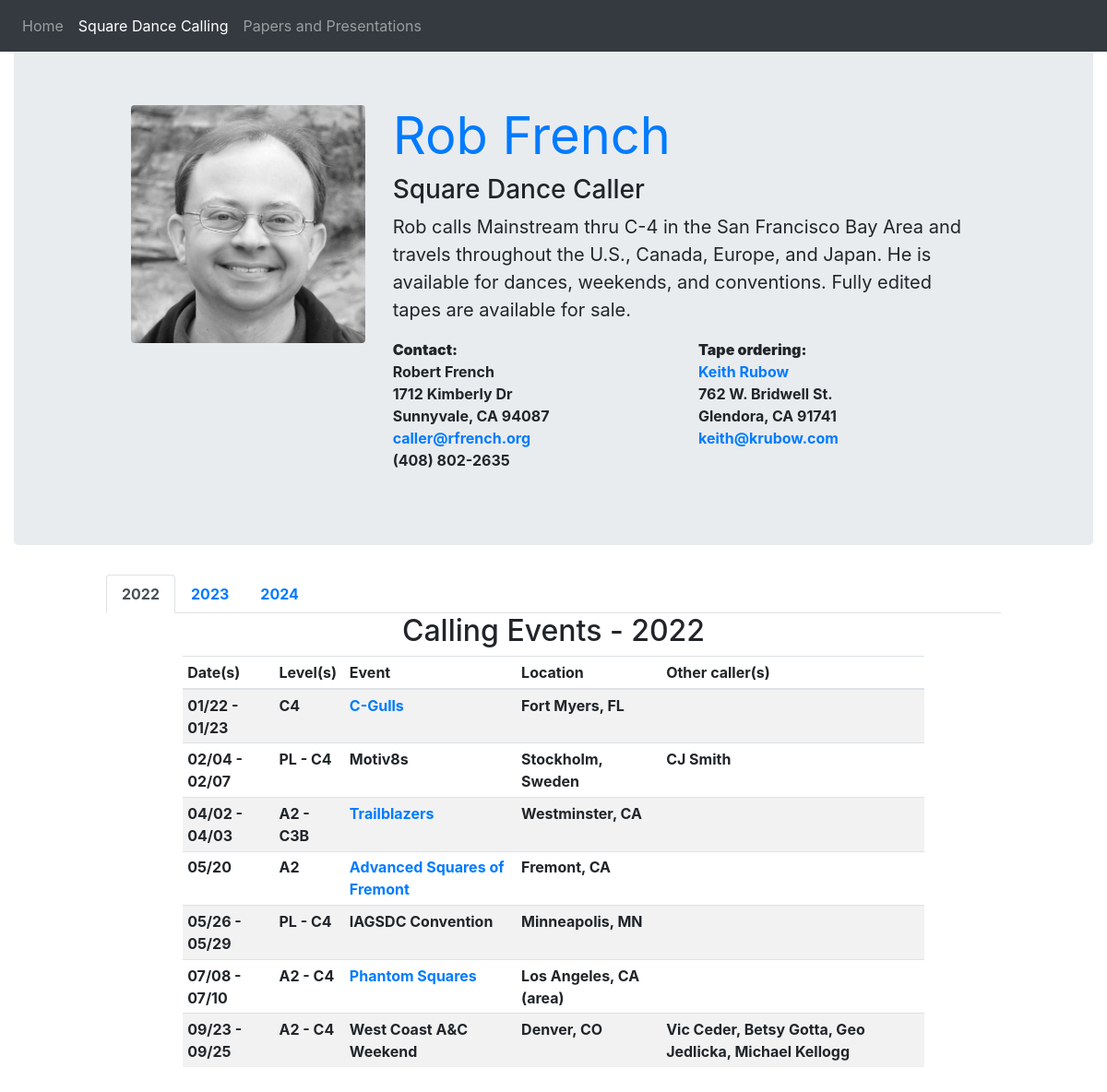
Page /calling on the earlier database version.
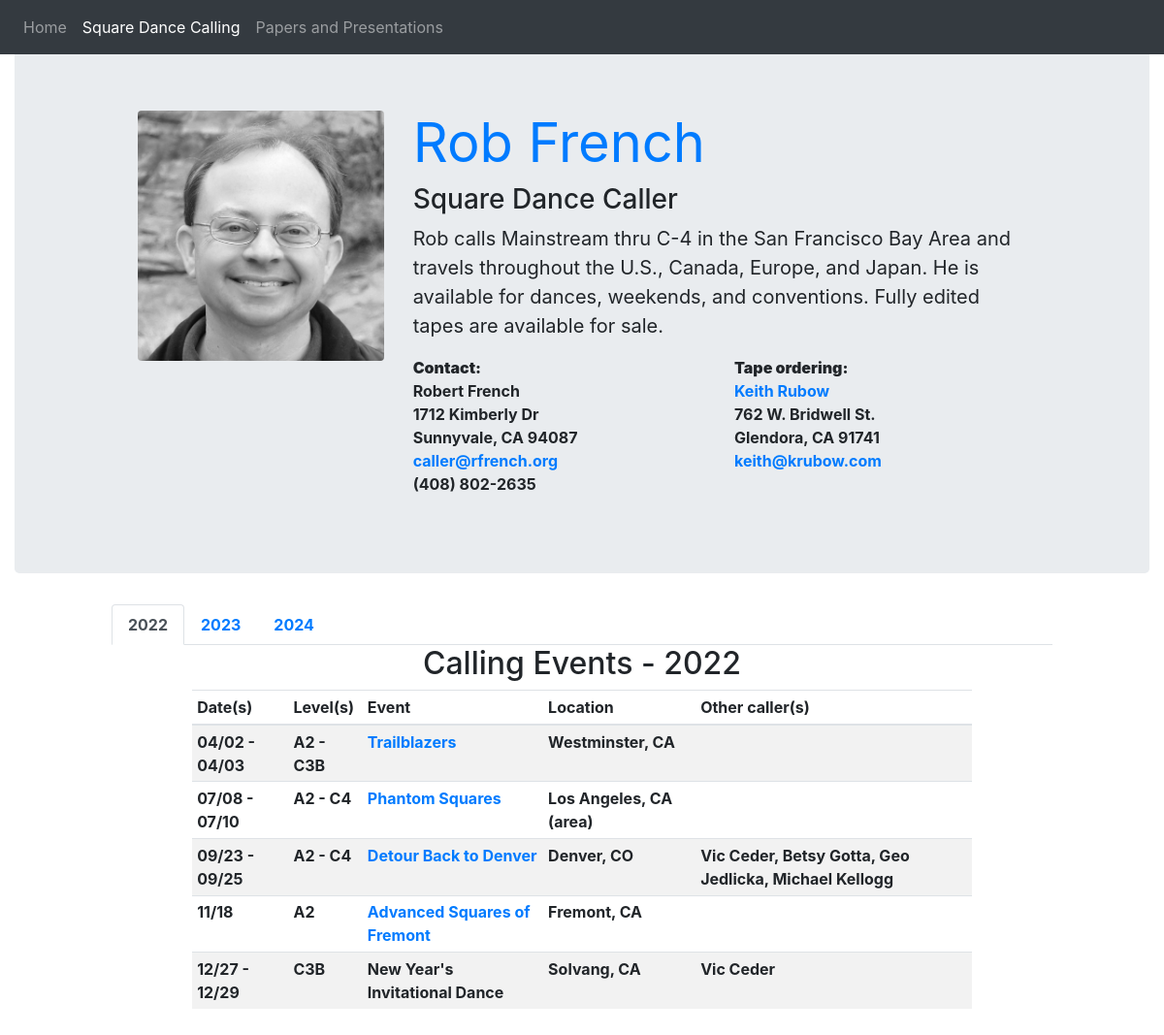
Same page on the later database version.
### calling/models.py (models this page shows, shortened)
class Gig(models.Model):
    start_date = models.DateField()
    end_date = models.DateField(blank=True, null=True)
    low_level = models.CharField(max_length=3)
    high_level = models.CharField(max_length=3, blank=True)
    event = models.ForeignKey('Event', on_delete=models.PROTECT)
    callers = models.CharField(max_length=120, blank=True)
    class Meta:
        ordering = ['start_date']
    def pretty_level(self):
        if self.high_level == '':
            return self.low_level
        return self.low_level + ' - ' + self.high_level
    def pretty_date(self):
        start = self.start_date.strftime('%m/%d')
        if self.end_date is None:
            return start
        end = self.end_date.strftime('%m/%d')
        return start + ' - ' + end
    def year(self):
        return self.start_date.year
    def title(self):
        return self.event.title
    def link(self):
        return self.event.link
    def location(self):
        return self.event.location

class Event(models.Model):
    title = models.CharField(max_length=120)
    location = models.CharField(max_length=120)
    link = models.CharField(max_length=256, blank=True)
    class Meta:
        ordering = ['title']

### calling/views.py (the view)
# urls.py: path('calling', calling.views.calling),
def calling(request):
    gigs = Gig.objects.order_by('start_date')
    now = datetime.datetime.now()
    current_year = now.year
    current_date = now.strftime('%y-%m-%d')
    years = []
    for gig in gigs:
        if (gig.start_date.year >= current_year and
            gig.start_date.year not in years):
            years.append(gig.start_date.year)
    years.sort()
    return render(request, 'calling/calling.html',
                  {'gigs': gigs,
                   'years': years,
                   'current_date': current_date,
                   'current_year': current_year})

### calling/templates/calling/calling.html (shortened to what this page needs)
<!doctype html>
<html lang="en">
  <head>
    <link rel="stylesheet" href="https://maxcdn.bootstrapcdn.com/bootstrap/4.0.0-beta.3/css/bootstrap.min.css">
  </head>
  <body style="min-height:270ex;padding-top:50px;">
    {% load static %}
    <div class="container-fluid">
      <nav class="navbar fixed-top navbar-expand-sm navbar-dark bg-dark">
        <ul class="navbar-nav mr-auto">
          <li class="nav-item">
            <a class="nav-link" href="/">Home</a>
          </li>
          <li class="nav-item active">
            <a class="nav-link" href="/calling/">Square Dance Calling <span class="sr-only">(current)</span></a>
          </li>
          <li class="nav-item">
            <a class="nav-link" href="/papers/">Papers and Presentations</a>
          </li>
        </ul>
      </nav>
      <div class="jumbotron">
        <div class="row">
          <div class="col-1"></div>
          <div class="col-3">
            <img class="img-fluid rounded" src="{% static "calling/rob-caller.jpg" %}" alt="Rob's face"/>
          </div>
          <div class="col-7">
            <div class="row">
              <div class="col-12">
                <h1 class="display-4"><a href="/"><strong>Rob French</strong></a></h1>
                <h3>Square Dance Caller</h3>
                <p class="lead">
                  <strong>Rob calls Mainstream thru C-4 in the San Francisco Bay Area and travels throughout
                  the U.S., Canada, Europe, and Japan. He is available for dances, weekends, and
                  conventions. Fully edited tapes are available for sale.</strong>
              </div>
            </div>
            <div class="row">
              <div class="col-6">
                <p><strong><b>Contact:</b><br>
                  Robert French<br>
                  1712 Kimberly Dr<br>
                  Sunnyvale, CA 94087<br>
                  <a href="mailto:caller@rfrench.org">caller@rfrench.org</a><br>
                  (408) 802-2635</strong>
                </p>
              </div>
              <div class="col-6">
                <p><strong><b>Tape ordering:</b><br>
                  <a href="http://www.krubow.com/Recordings/frenchsmithdances.html">Keith Rubow</a><br>
                  762 W. Bridwell St.<br>
                  Glendora, CA 91741<br>
                  <a href="mailto:keith@krubow.com">keith@krubow.com</a></strong>
                </p>
              </div>
            </div>
          </div>
        </div>
      </div>
      <div class="row">
        <div class="col-1"></div>
        <div class="col-10">
          <ul class="nav nav-tabs" id="myTab" role="tablist">
            {% for year in years %}
              <li class="nav-item">
                <a class="nav-link {% if year == current_year %}active{% endif %}" id="Y{{year}}-tab" data-toggle="tab" href="#Y{{year}}" role="tab" aria-controls="home" aria-selected="true"><strong>{{year}}</strong></a>
              </li>
            {% endfor %}
          </ul>
          <div class="tab-content">
            {% for year in years %}
            <div class="tab-pane fade {% if year == current_year %}show active{% endif %}" id="Y{{year}}" role="tabpanel" aria-labelledby="{{year}}-tab">
              <h2 class="text-center">Calling Events - {{year}}</h2>
              <div class="row">
                <div class="col-1"></div>
                <div class="col-10">
                  <table class="table table-striped table-sm">
                    <thead>
                      <th scope="col">Date(s)</th>
                      <th scope="col">Level(s)</th>
                      <th scope="col">Event</th>
                      <th scope="col">Location</th>
                      <th scope="col">Other caller(s)</th>
                    </thead>
                    <tbody>
                      {% for gig in gigs.all %}
                        {% if gig.year == year %}
                          <tr>
                            <td><strong>{{gig.pretty_date}}</strong></td>
                            <td><strong>{{gig.pretty_level}}</strong></td>
                            {% if gig.link != '' %}
                              <td><a target="_blank" href="{{gig.link}}"><strong>{{gig.title}}</strong></a></td>
                            {% else %}
                              <td><strong>{{gig.title}}</strong></td>
                            {% endif %}
                            <td><strong>{{gig.location}}</strong></td>
                            <td><strong>{{gig.callers}}</strong></td>
                          </tr>
                        {% endif %}
                      {% endfor %}
                    </tbody>
                  </table>
                </div>
                <div class="col"></div>
              </div>
            </div>
            {% endfor %}
          </div>
        </div>
      </div>
    </div>
  </body>
</html>

Differences in the rows shown:
removed Gig: pretty_date "01/22 - 01/23", pretty_level "C4", title "C-Gulls", location "Fort Myers, FL"
removed Gig: pretty_date "02/04 - 02/07", pretty_level "PL - C4", title "Motiv8s", location "Stockholm, Sweden", callers "CJ Smith"
removed Gig: pretty_date "05/26 - 05/29", pretty_level "PL - C4", title "IAGSDC Convention", location "Minneapolis, MN"
changed Gig "Advanced Squares of Fremont": pretty_date "05/20" → "11/18"; moves down the list
added Gig: pretty_date "12/27 - 12/29", pretty_level "C3B", title "New Year's Invitational Dance", location "Solvang, CA", callers "Vic Ceder"
Other differences:
list line gone: "West Coast A&C Weekend"
new list line: "Detour Back to Denver"
